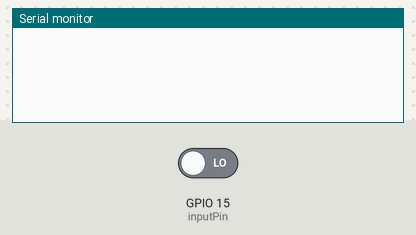
Bench run of a sketch on a simulated ESP8266 (NodeMCU). On the bench: the last lines printed to the serial monitor. The test bench sets the inputs (shaded band); at power-on: GPIO 15 (inputPin) LOW. Uploads are accepted with an empty reply.

Above: at 1.2 s.
1.3 s: GPIO 15 (inputPin) driven HIGH
At 2.2 s:
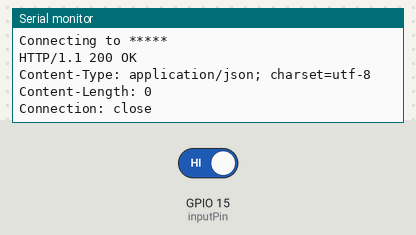
At 3.0 s:
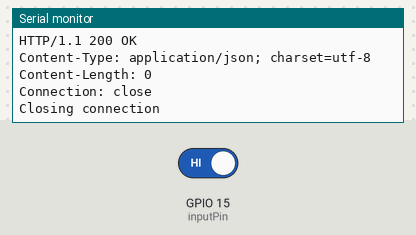

Measured:
- after the input at 1.3 s, the serial monitor: prints a new line at once (image 1)

The sketch:

PirWifiWemoLight.ino
```cpp
#include <ESP8266WiFi.h>

int ledPin = 4;                // choose the pin for the LED
int inputPin = 15;               // choose the input pin (for PIR sensor)
int pirState = LOW;             // we start, assuming no motion detected
int val = 0;                    // variable for reading the pin status

char* host ="*****";
int port = 49153;

const char* ssid = "*****";
const char* password = "*****";

int wemo_status=0;
String wemo_on="<s:Envelope xmlns:s=\"http://schemas.xmlsoap.org/soap/envelope/\" s:encodingStyle=\"http://schemas.xmlsoap.org/soap/encoding/\"><s:Body><u:SetBinaryState xmlns:u=\"urn:Belkin:service:basicevent:1\"><BinaryState>1</BinaryState></u:SetBinaryState></s:Body></s:Envelope>";
String wemo_off="<s:Envelope xmlns:s=\"http://schemas.xmlsoap.org/soap/envelope/\" s:encodingStyle=\"http://schemas.xmlsoap.org/soap/encoding/\"><s:Body><u:SetBinaryState xmlns:u=\"urn:Belkin:service:basicevent:1\"><BinaryState>0</BinaryState></u:SetBinaryState></s:Body></s:Envelope>";


void setup() {
  pinMode(inputPin, INPUT);     // declare sensor as input
}

void loop(){
  val = digitalRead(inputPin);  // read input value
  if (val == HIGH) {            // check if the input is HIGH
    wemo_status = 1;
    if (pirState == LOW) {
      // we have just turned on
      Serial.println("Motion detected!");
      // We only want to print on the output change, not state
      pirState = HIGH;
    }
    wemo_control(wemo_status);
    delay(300000);
  }
  else {
    wemo_status = 0;
    if (pirState == HIGH){
      wemo_control(wemo_status);
      // we have just turned of
      Serial.println("Motion ended!");
      // We only want to print on the output change, not state
      pirState = LOW;
    }
  }
}

void wemo_control(int cmd) {
  Serial.print("Connecting to ");
  Serial.println(host);

  // Use WiFiClient class to create TCP connections
  WiFiClient client;

  if (!client.connect(host, port)) {
    Serial.println("Connection failed");
    return;
  }

  // This will send the request to the server
  client.println("POST /upnp/control/basicevent1 HTTP/1.1");
  client.println("Host: " + String(host) + ":" + String(port));
  client.println("User-Agent: ESP8266/1.0");
  client.println("Connection: close");
  client.println("Content-type: text/xml; charset=\"utf-8\"");
  client.print("Content-Length: ");
  if (cmd == 1) {
    client.println(wemo_on.length()); // both wemo_on and wemo_off are the same length, just in case it changes in the future
  }
  else {
     client.println(wemo_off.length());
  }
  client.println("SOAPACTION: \"urn:Belkin:service:basicevent:1#SetBinaryState\"");
  client.println();
  if (cmd == 1) {
      client.println(wemo_on);
  }
  else {
      client.println(wemo_off);
  }
  delay(10);

  // Read all the lines of the reply from server and print them to Serial
  while(client.available()){
    String line = client.readStringUntil('\r');
    Serial.print(line);
  }

  Serial.println();
  Serial.println("Closing connection");
}
```
